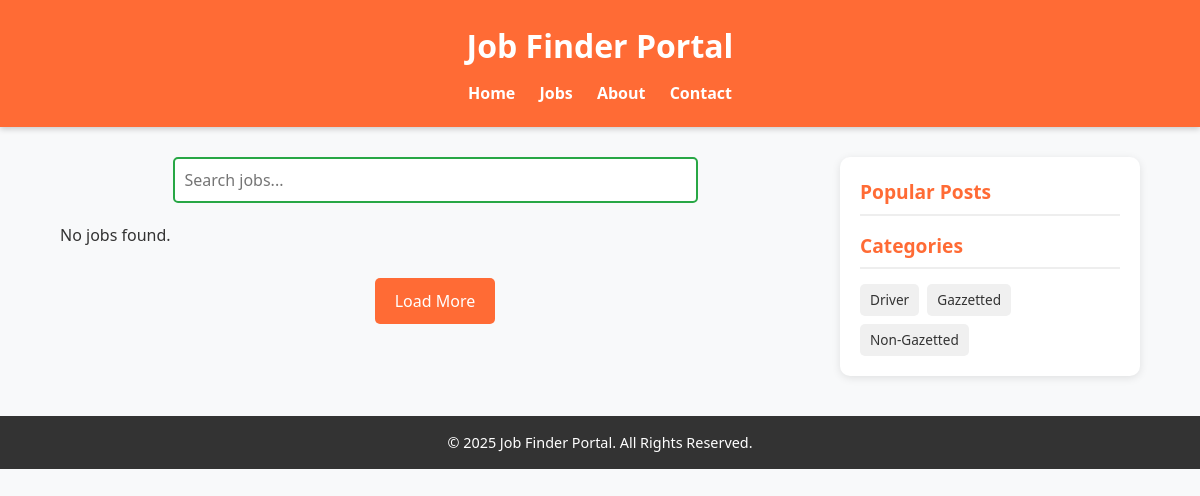
Page /category/1/ on the committed database.
### blog/models.py (models this page shows, shortened)
class JobCategory(models.Model):
    name = models.CharField(max_length=100, unique=True)
    class Meta:
        verbose_name_plural = "Job Categories"

### blog/views.py (the view)
# urls.py: path('category/<int:category_id>/', views.jobs_by_category, name='jobs_by_category'),
def jobs_by_category(request, category_id):
    category = get_object_or_404(JobCategory, id=category_id)
    jobs = JobBlogPost.objects.filter(job_category=category)
    categories = JobCategory.objects.all()
    return render(request, 'blog/index.html', {'jobs': jobs, 'categories': categories, 'selected_category': category})

### blog/templates/blog/index.html (shortened to what this page needs)
{% extends "blog/base.html" %}
{% block content %}
  <main>
    <div class="search-bar">
      <form method="GET" action="{% url 'index' %}">
      <input type="text" id="searchInput" name="q" placeholder="Search jobs..." value="{{ query|default:'' }}">
      </form>
    </div>
  <section class="jobs">
    {% for job in jobs %}
      <div class="job-card show">
        <h3> <a href="{% url 'job_detail' job.slug %}">{{ job.job_title }}</a></h3>
        <p><strong>Company:</strong> {{ job.company_name }}</p>
        <p><strong>Category:</strong> {{ job.job_category }}</p>
        <a href="{% url 'job_detail' job.slug %}">
          <button>View Details</button>
        </a>
      </div>
    {% empty %}
      <p>No jobs found.</p>
    {% endfor %}
  </section>
  <button id="loadMore">Load More</button>
  </main>
  <aside>
    <h3>Popular Posts</h3>
    <h3>Categories</h3>
    <div class="categories">
      {% for category in categories %}
        <a href="#">{{ category.name }}</a>
      {% endfor %}
    </div>
  </aside>
{% endblock %}

### blog/static/blog/css/styles.css (style rules this page uses)
* { margin: 0; padding: 0; box-sizing: border-box; font-family: "Segoe UI", Tahoma, Geneva, Verdana, sans-serif; }
body { background: #f8f9fa; color: #333; line-height: 1.6; }
.search-bar { margin-bottom: 20px; text-align: center; }
.search-bar input { width: 70%; padding: 10px; border: 2px solid #28a745; border-radius: 5px; font-size: 1rem; }
.jobs { display: grid; grid-template-columns: repeat(auto-fit, minmax(280px, 1fr)); gap: 20px; }
#loadMore { display: block; margin: 30px auto; background: #ff6b35; color: white; border: none; padding: 12px 20px; border-radius: 5px; cursor: pointer; font-size: 1rem; transition: background 0.3s; }
aside { background: white; padding: 20px; border-radius: 10px; box-shadow: 0 2px 8px rgba(0,0,0,0.1); height: fit-content; }
aside h3 { margin-bottom: 15px; font-size: 1.2rem; color: #ff6b35; border-bottom: 2px solid #eee; padding-bottom: 5px; }
.popular-posts a, .categories a { text-decoration: none; color: #333; transition: color 0.3s; }
.categories { display: flex; flex-wrap: wrap; gap: 8px; }
.categories a { background: #f0f0f0; padding: 5px 10px; border-radius: 5px; font-size: 0.85rem; }
aside h3 { margin-top: 0; font-size: 1.2rem; color: #ff6b35; border-bottom: 2px solid #eee; padding-bottom: 6px; }

### rows in the picture
JobCategory: name "Driver"
JobCategory: name "Gazzetted"
JobCategory: name "Non-Gazetted"
